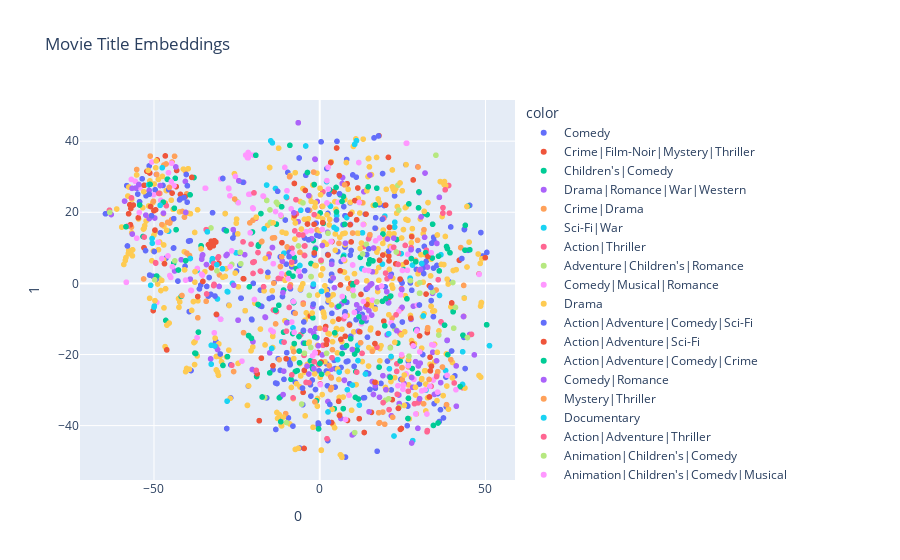

The code cell stored with this chart in its notebook:
### Code cell
# use tsne and plotly to visualize the embeddings
import plotly.express as px
from sklearn.manifold import TSNE

embeddings = np.array(title_embeddings_df['title_embedding'].tolist())
embeddings_2d = TSNE(n_components=2, random_state=0).fit_transform(embeddings)

px.scatter(
    embeddings_2d, x=0, y=1, hover_name=title_embeddings_df['title'], color=title_embeddings_df['genres'],
    title="Movie Title Embeddings",
)
